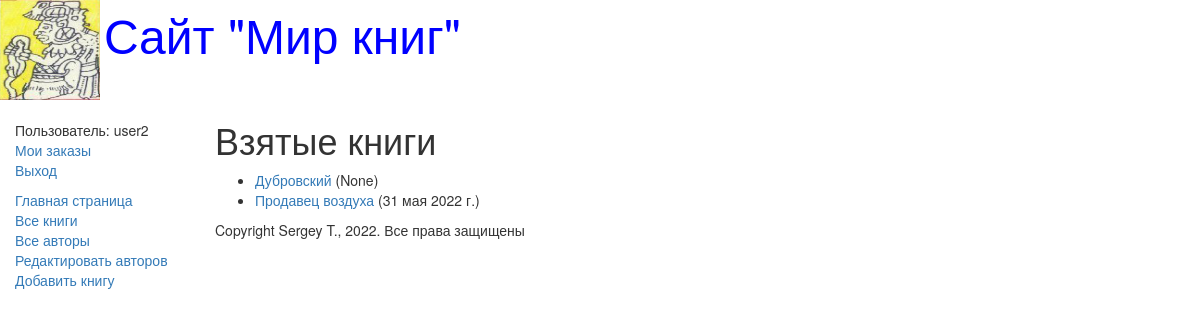
/mybooks/ (signed in), run on the app's committed database.
### catalog/models.py (models this page shows, shortened)
class BookInstance(models.Model):
    book = models.ForeignKey('Book', on_delete=models.CASCADE, null=True)
    inv_nom = models.CharField(max_length=20, null=True, help_text='Введите инвентарный номер экземпляра', verbose_name='Инвентарный номер')
    imprint = models.CharField(max_length=200, help_text='Введите издательство и год выпуска', verbose_name='Издательство')
    status = models.ForeignKey('Status', on_delete=models.CASCADE, null=True, help_text='Изменить состояние экземпляра', verbose_name="Статус экземпляра книги")
    due_back = models.DateField(null=True, blank=True, help_text='Введите конец срока статуса', verbose_name='Дата окончания статуса')
    borrower = models.ForeignKey(User, on_delete=models.SET_NULL, null=True, blank=True, verbose_name='Заказчик', help_text='Выберите заказчика книги')
    @property
    def is_overdue(self):
        if self.due_back and date.today() > self.due_back:
            return True
        return False

class Book(models.Model):
    title = models.CharField(max_length=200, help_text='Введите название', verbose_name='Название книги')
    genre = models.ForeignKey('Genre', on_delete=models.CASCADE, help_text='Выберите жанр книги', verbose_name='Жанр книги', null=True)
    language = models.ForeignKey('Language', on_delete=models.CASCADE, help_text='Выберите язык книги', verbose_name='Язык книги', null=True)
    author = models.ManyToManyField('Autor', help_text='Выберите автора книги', verbose_name='Автор книги')
    summary = models.TextField(max_length=1000, help_text='Введите краткое описание книги', verbose_name='Краткое описание книги')
    isbn = models.CharField(max_length=13, help_text='Должно содержать 13 символов', verbose_name='ISBN книги')
    def display_author(self):
        return ', '.join([author.last_name for author in self.author.all()])
    display_author.short_description = 'Авторы'

### catalog/views.py (the view)
# urls.py: re_path(r'^mybooks/$', views.LoanedBooksByUserListView.as_view(), name='my-borrowed'),
class LoanedBooksByUserListView(LoginRequiredMixin, generic.ListView):
    model = BookInstance
    template_name = 'catalog/bookinstance_list_borrowed_user.html'
    paginate_by = 10
    def get_queryset(self):
        return BookInstance.objects.filter(borrower=self.request.user).filter(status_id='2').order_by('due_back')

### catalog/templates/catalog/bookinstance_list_borrowed_user.html
{% extends 'base_generic.html' %}
{% block content %}
    <h1>Взятые книги</h1>
    {% if bookinstance_list %}
    <ul>
        {% for bookinst in bookinstance_list %}
        <li class="{% if bookinst.is_overdue %} text-danger {% endif %}">
            <a href="{% url 'book-detail' bookinst.book.pk %}">{{ bookinst.book.title }}</a>
            ({{ bookinst.due_back }})
        </li>
        {% endfor %}
    </ul>
    {% else %}
        <p>Нет книг со статусом "В заказе".</p>
    {% endif %}
{% endblock %}

### catalog/templates/base_generic.html (shortened to what this page needs)
<!doctype html>
<html lang="en">
<head>
    <link rel="stylesheet" href="https://maxcdn.bootstrapcdn.com/bootstrap/3.3.7/css/bootstrap.min.css">
    {% load static %}
    <link rel="stylesheet" href="{% static 'css/styles.css' %}">
    {% block head %}
        <img src="{% static 'images/logo.jpg' %}" style="width:100px;height:100px" align="absmiddle">
        <font size=7, color="blue">Сайт "Мир книг"</font>
    {% endblock %}
</head>
<body>
    <div class="container-fluid">
        <div    class="row">
            <div class="col-sm-2">
                {% block sidebar %}
                <ul class="sidebar-nav">
                    {% if user.is_authenticated %}
                        <li> Пользователь: {{ user.get_username }}</li>
                        <li> <a href="{% url 'my-borrowed'%}">Мои заказы</a> </li>
                        <li> <a href="{% url 'logout' %}?next={{request.path}}">Выход</a> </li>
                    {% else %}
                        <li><a href="{% url 'login' %}?next={{request.path}}">Войти</a> </li>
                    {% endif %}
                    <li><a href="{% url 'index' %}">Главная страница</a> </li>
                    <li><a href="{% url 'books' %}">Все книги</a> </li>
                    <li><a href="{% url 'author' %}">Все авторы</a> </li>
                    <li><a href="{% url 'authors_add' %}">Редактировать авторов</a> </li>
                    <li><a href="{% url 'book_create' %}">Добавить книгу</a> </li>
                </ul>
                {% endblock %}
            </div>
            <div class="col-sm-10">
                {% block content %}{% endblock %}
                {% block footer %}
                    {% block copyright %}
                    <p>Copyright Sergey T., 2022. Все права защищены</p>
                    {% endblock %}
                {% endblock %}
            </div>
        </div>
    </div>
</body>
</html>

### catalog/static/css/styles.css (style rules this page uses)
.sidebar-nav { margin-top: 20px; padding: 0; list-style: none; }

### data on the page
BookInstance: book "Дубровский", due_back "None"
BookInstance: book "Продавец воздуха", due_back "31 мая 2022 г."

### other printed values
{{ user.get_username }} "user2"
